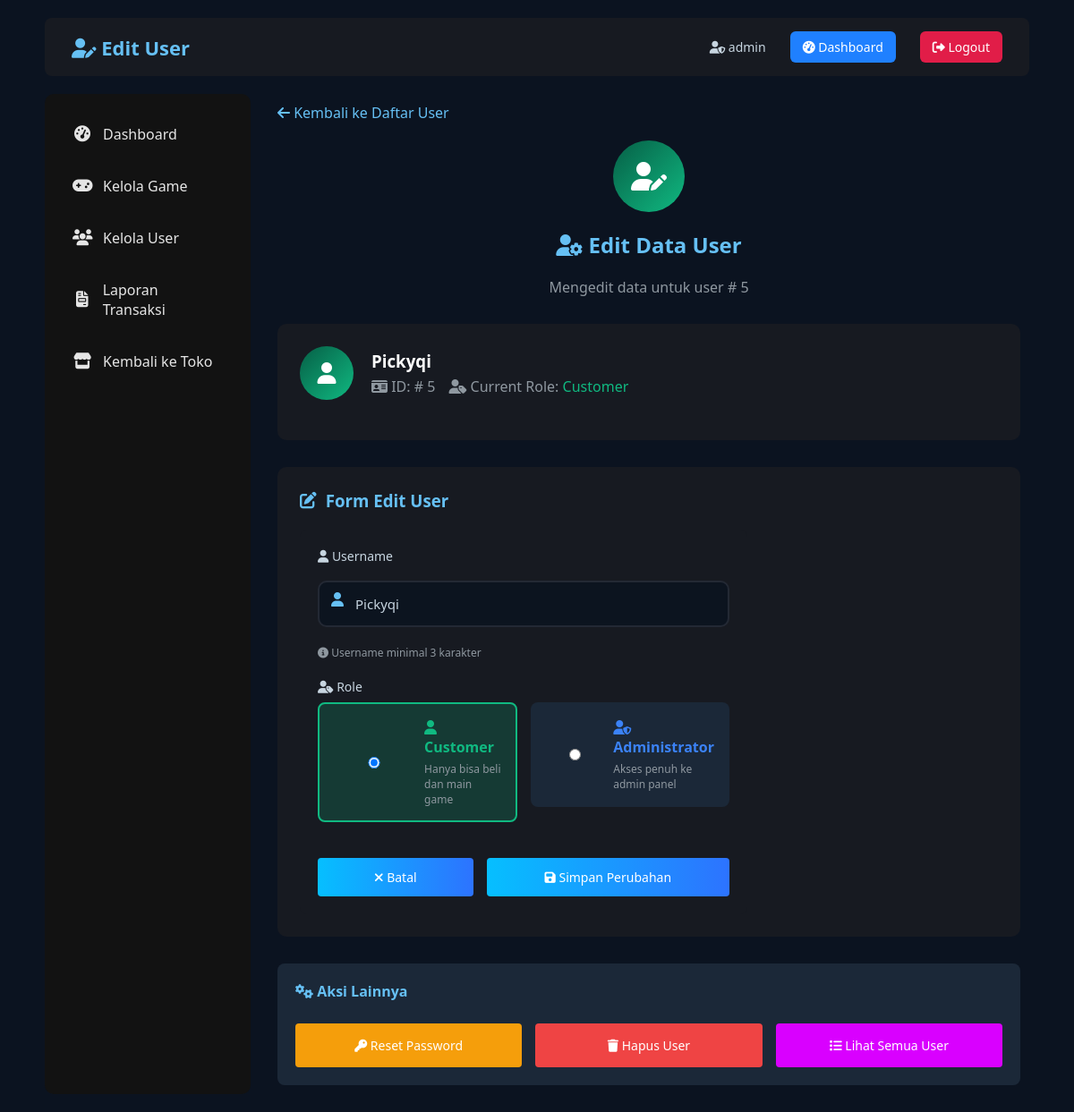
Screenshot of /admin/user_management/user_edit.php?id=5 (signed in) with the database file from the repository.
### tables this page shows
CREATE TABLE `users` (
  `id_user` int(11) NOT NULL,
  `username` varchar(50) NOT NULL,
  `password` varchar(255) NOT NULL,
  `role` enum('admin','user') NOT NULL,
  `total_spent` decimal(10,2) DEFAULT 0.00,
  `wallet_balance` int(11) DEFAULT 0
);

### admin/user_management/user_edit.php (the view, shortened to what this page needs)
<?php
include "../../config/database.php";
$user_id = mysqli_real_escape_string($conn, $_GET['id']);
$user_query = mysqli_query($conn, "SELECT * FROM users WHERE id_user = '$user_id'");
$user = mysqli_fetch_assoc($user_query);
?>
<!DOCTYPE html>
<html lang="id">
<head>
    <link rel="stylesheet" href="../../assets/css/style.css">
    <link rel="stylesheet" href="https://cdnjs.cloudflare.com/ajax/libs/font-awesome/6.5.0/css/all.min.css">
</head>
<body>
    <div class="container">
        <div class="navbar">
            <h1><i class="fas fa-user-edit"></i> Edit User</h1>
            <div class="nav-right">
                <span class="nav-user"><i class="fas fa-user-shield"></i>
                    <?= $_SESSION['username']; ?>
                </span>
                <a href="../admin_dashboard.php" class="btn-login"><i class="fas fa-tachometer-alt"></i> Dashboard</a>
                <a href="../../auth/auth_logout.php" class="btn-logout"><i class="fas fa-sign-out-alt"></i> Logout</a>
            </div>
        </div>
        <div class="epic-layout">
            <div class="epic-sidebar">
                <div class="sidebar-section">
                    <a href="../admin_dashboard.php" class="sidebar-item">
                        <i class="fas fa-tachometer-alt"></i>
                        Dashboard
                    </a>
                    <a href="../game_management/game_list.php" class="sidebar-item">
                        <i class="fas fa-gamepad"></i>
                        Kelola Game
                    </a>
                    <a href="user_list.php" class="sidebar-item">
                        <i class="fas fa-users"></i>
                        Kelola User
                    </a>
                    <a href="../reports/transaction_report.php" class="sidebar-item">
                        <i class="fas fa-file-invoice"></i>
                        Laporan Transaksi
                    </a>
                    <a href="../../index.php" class="sidebar-item">
                        <i class="fas fa-store"></i>
                        Kembali ke Toko
                    </a>
                </div>
            </div>
            <div style="flex: 1; margin-left: 20px; padding: 10px;">
                <div style="margin-bottom: 20px;">
                    <a href="user_list.php" style="color: #66c0f4; text-decoration: none;">
                        <i class="fas fa-arrow-left"></i> Kembali ke Daftar User
                    </a>
                </div>
                <div style="text-align: center; margin-bottom: 30px;">
                    <div
                        style="width: 80px; height: 80px; background: linear-gradient(135deg,
                        <?= $user['role'] == 'admin' ? '#1e3a8a' : '#065f46'; ?>,
                        <?= $user['role'] == 'admin' ? '#3b82f6' : '#10b981'; ?>);
                        border-radius: 50%; display: flex; align-items: center; justify-content: center; margin: 0 auto 20px;">
                        <i class="fas fa-user-edit" style="color: #fff; font-size: 32px;"></i>
                    </div>
                    <h2><i class="fas fa-user-cog"></i> Edit Data User</h2>
                    <p style="color: #8f98a0; margin-top: 10px;">Mengedit data untuk user #
                        <?= $user['id_user']; ?>
                    </p>
                </div>
                <div style="background: #171a21; border-radius: 10px; padding: 25px; margin-bottom: 30px;">
                    <div style="display: flex; align-items: center; gap: 20px; margin-bottom: 20px;">
                        <div style="width: 60px; height: 60px; background: linear-gradient(135deg,
                            <?= $user['role'] == 'admin' ? '#1e3a8a' : '#065f46'; ?>,
                            <?= $user['role'] == 'admin' ? '#3b82f6' : '#10b981'; ?>);
                            border-radius: 50%; display: flex; align-items: center; justify-content: center;">
                            <i class="fas fa-user" style="color: #fff; font-size: 24px;"></i>
                        </div>
                        <div>
                            <h3 style="color: #fff; margin-bottom: 5px;">
                                <?= htmlspecialchars($user['username']); ?>
                            </h3>
                            <div style="display: flex; gap: 15px;">
                                <span style="color: #8f98a0;">
                                    <i class="fas fa-id-card"></i> ID: #
                                    <?= $user['id_user']; ?>
                                </span>
                                <span style="color: #8f98a0;">
                                    <i class="fas fa-user-tag"></i> Current Role:
                                    <?php if ($user['role'] == 'admin'): ?>
                                        <span style="color: #3b82f6;">Administrator</span>
                                    <?php else: ?>
                                        <span style="color: #10b981;">Customer</span>
                                    <?php endif; ?>
                                </span>
                            </div>
                        </div>
                    </div>
                </div>
                <div style="background: #171a21; border-radius: 10px; padding: 25px;">
                    <h3 style="color: #66c0f4; margin-bottom: 20px; display: flex; align-items: center; gap: 10px;">
                        <i class="fas fa-edit"></i> Form Edit User
                    </h3>
                    <form method="POST" action="">
                        <div style="margin-bottom: 20px;">
                            <label style="color: #c7d5e0; font-size: 14px; margin-bottom: 8px; display: block;">
                                <i class="fas fa-user"></i> Username
                            </label>
                            <div class="input-wrapper">
                                <input type="text" name="username" value="<?= htmlspecialchars($user['username']); ?>"
                                    placeholder="Masukkan username" minlength="3" required style="padding-left: 40px;">
                                <i class="fas fa-user input-icon"></i>
                            </div>
                            <p style="color: #8f98a0; font-size: 12px; margin-top: 5px;">
                                <i class="fas fa-info-circle"></i> Username minimal 3 karakter
                            </p>
                        </div>
                        <div style="margin-bottom: 25px;">
                            <label style="color: #c7d5e0; font-size: 14px; margin-bottom: 8px; display: block;">
                                <i class="fas fa-user-tag"></i> Role
                            </label>
                            <div
                                style="display: grid; grid-template-columns: repeat(auto-fit, minmax(200px, 1fr)); gap: 15px;">
                                <div>
                                    <label
                                        style="display: flex; align-items: center; gap: 10px; padding: 15px; background: <?= $user['role'] == 'user' ? 'rgba(16, 185, 129, 0.2)' : '#1b2838'; ?>; border: 2px solid <?= $user['role'] == 'user' ? '#10b981' : 'transparent'; ?>; border-radius: 8px; cursor: pointer;">
                                        <input type="radio" name="role" value="user" <?= $user['role'] == 'user' ? 'checked' : ''; ?>
                                        style="margin: 0;">
                                        <div>
                                            <div style="color: #10b981; font-weight: bold;">
                                                <i class="fas fa-user"></i> Customer
                                            </div>
                                            <div style="color: #8f98a0; font-size: 12px; margin-top: 5px;">
                                                Hanya bisa beli dan main game
                                            </div>
                                        </div>
                                    </label>
                                </div>
                                <div>
                                    <label
                                        style="display: flex; align-items: center; gap: 10px; padding: 15px; background: <?= $user['role'] == 'admin' ? 'rgba(59, 130, 246, 0.2)' : '#1b2838'; ?>; border: 2px solid <?= $user['role'] == 'admin' ? '#3b82f6' : 'transparent'; ?>; border-radius: 8px; cursor: pointer;">
                                        <input type="radio" name="role" value="admin" <?= $user['role'] == 'admin' ? 'checked' : ''; ?>
                                        style="margin: 0;">
                                        <div>
                                            <div style="color: #3b82f6; font-weight: bold;">
                                                <i class="fas fa-user-shield"></i> Administrator
                                            </div>
                                            <div style="color: #8f98a0; font-size: 12px; margin-top: 5px;">
                                                Akses penuh ke admin panel
                                            </div>
                                        </div>
                                    </label>
                                </div>
                            </div>
                        </div>
                        <div style="display: flex; gap: 15px; margin-top: 30px;">
                            <a href="user_list.php" class="btn"
                                style="padding: 12px 25px; text-decoration: none; flex: 1; text-align: center;">
                                <i class="fas fa-times"></i> Batal
                            </a>
                            <button type="submit" name="submit" class="btn" style="flex: 2; padding: 12px;">
                                <i class="fas fa-save"></i> Simpan Perubahan
                            </button>
                        </div>
                    </form>
                </div>
                <div style="margin-top: 30px; background: #1b2838; border-radius: 8px; padding: 20px;">
                    <h4 style="color: #66c0f4; margin-bottom: 15px;">
                        <i class="fas fa-cogs"></i> Aksi Lainnya
                    </h4>
                    <div style="display: grid; grid-template-columns: repeat(auto-fit, minmax(200px, 1fr)); gap: 15px;">
                        <a href="user_reset_password.php?id=<?= $user['id_user']; ?>" class="btn"
                            style="background: #f59e0b; text-align: center; padding: 15px; text-decoration: none;">
                            <i class="fas fa-key"></i> Reset Password
                        </a>
                        <?php if ($user_id != $_SESSION['id_user']): ?>
                            <a href="user_delete.php?id=<?= $user['id_user']; ?>" class="btn"
                                style="background: #ef4444; text-align: center; padding: 15px; text-decoration: none;"
                                onclick="return confirm('Hapus user <?= addslashes($user['username']); ?>?')">
                                <i class="fas fa-trash"></i> Hapus User
                            </a>
                        <?php endif; ?>
                        <a href="user_list.php" class="btn"
                            style="background: #d900ff;text-align: center; padding: 15px; text-decoration: none;">
                            <i class="fas fa-list"></i> Lihat Semua User
                        </a>
                    </div>
                </div>
            </div>
        </div>
    </div>
</body>
</html>

### assets/css/style.css (style rules this page uses)
* { margin: 0; padding: 0; box-sizing: border-box; font-family: "Segoe UI", Arial, sans-serif; }
body { background: #0b1320; color: #c7d5e0; padding: 20px; }
a { color: #66c0f4; text-decoration: none; }
.navbar { background: #171a21; padding: 15px 30px; display: flex; justify-content: space-between; align-items: center; border-radius: 8px; margin-bottom: 20px; }
.navbar h1 { color: #66c0f4; font-size: 22px; }
.navbar a { margin-left: 15px; }
.nav-right { display: flex; align-items: center; gap: 12px; }
.nav-user { color: #c7d5e0; font-size: 14px; }
.btn-login { padding: 8px 14px; background: #1f80ff; color: #fff; text-decoration: none; border-radius: 6px; font-size: 14px; }
.btn-logout { padding: 8px 14px; background: #e11d48; color: #fff; text-decoration: none; border-radius: 6px; font-size: 14px; }
.container { max-width: 1100px; margin: auto; }
.btn { display: inline-block; margin-top: 10px; padding: 8px 16px; background: linear-gradient(90deg, #06bfff, #2d73ff); color: #fff; border-radius: 4px; border: none; cursor: pointer; font-size: 14px; }
form { background: #171a21; padding: 20px; border-radius: 8px; max-width: 500px; }
input, textarea, select { width: 100%; padding: 10px; margin-top: 10px; background: #0b1320; border: 1px solid #2a2f3a; border-radius: 4px; color: #fff; }
.epic-layout { display: flex; margin-top: 20px; }
.epic-sidebar { width: 230px; background: #121212; padding: 20px 15px; border-radius: 10px; }
.sidebar-section { display: flex; flex-direction: column; gap: 8px; }
.sidebar-item { display: flex; align-items: center; gap: 12px; padding: 14px 16px; font-size: 16px; font-weight: 500; color: #e5e5e5; text-decoration: none; border-radius: 8px; transition: background 0.2s ease; }
.sidebar-item i { font-size: 18px; width: 22px; text-align: center; }
h2 { color: #66c0f4; margin-bottom: 20px; }
.input-icon { position: absolute; right: 12px; top: 50%; transform: translateY(-50%); color: #66c0f4; }
.input-wrapper { position: relative; }
.input-wrapper { position: relative; margin-bottom: 20px; }
.input-wrapper i { position: absolute; left: 15px; top: 50%; transform: translateY(-50%); color: #66c0f4; font-size: 16px; z-index: 1; }
.input-wrapper input, .input-wrapper textarea, .input-wrapper select { width: 100%; padding: 14px 20px 14px 45px; background: rgba(11, 19, 32, 0.8); border: 2px solid rgba(42, 47, 58, 0.8); border-radius: 10px; color: #c7d5e0; font-size: 15px; transition: all 0.3s ease; }

### rows the page displays
users: id_user "5", username "Pickyqi", role "☑ Customer Hanya bisa beli dan m", role "☐ Administrator Akses penuh ke a"

### other values shown
$_SESSION['username'] "admin"
